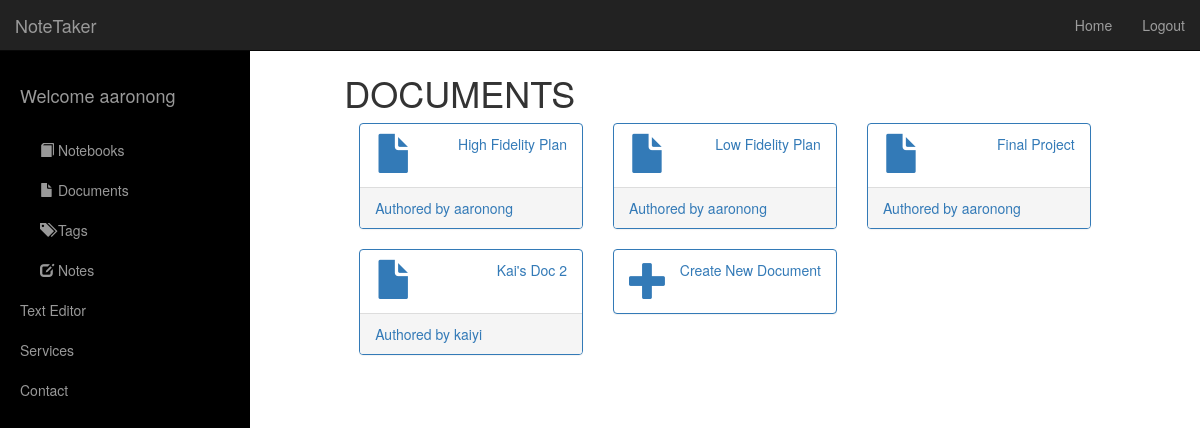
The app's page /documents/ (signed in), older data.
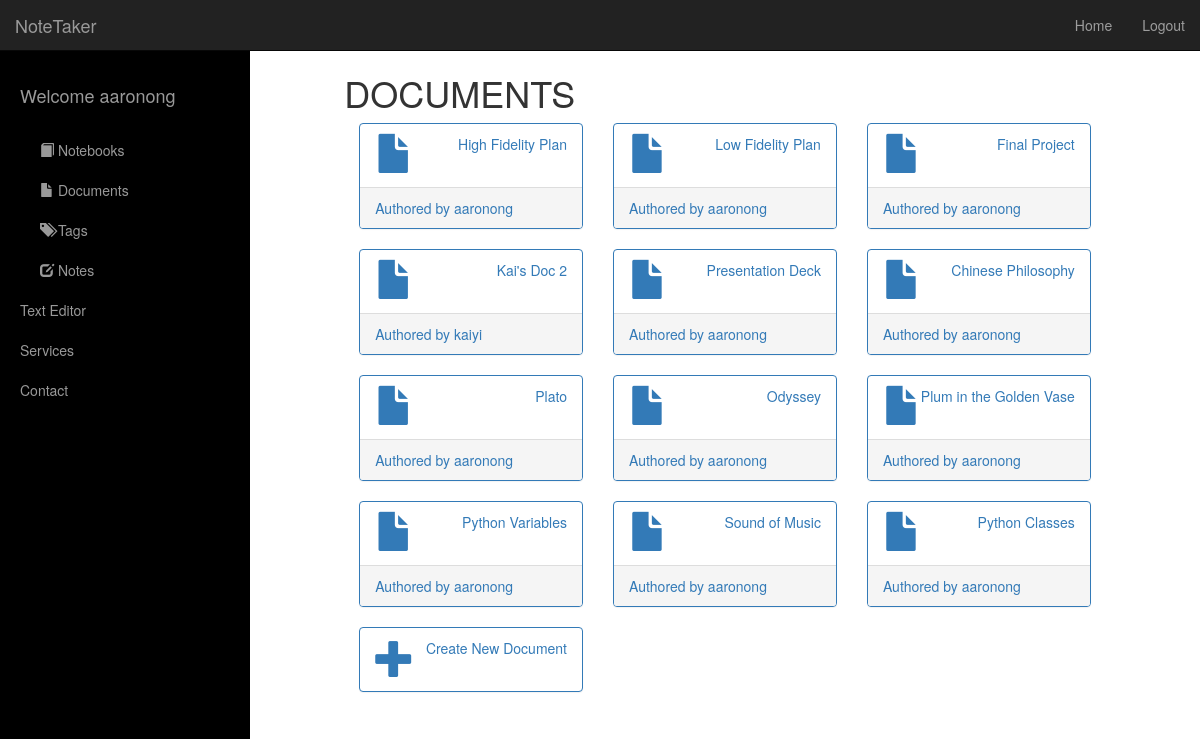
The same page, newer data.
### notetaker/models.py (models this page shows, shortened)
@python_2_unicode_compatible
class Document(models.Model):
    title = models.CharField(max_length=50)
    notebook = models.ForeignKey(Notebook) # reparented to diff notebook upon delete
    permissions = models.ManyToManyField(
        NoteUser,
        through='Authorization',
        through_fields=('document', 'user')
    )
    time_created = models.DateTimeField(blank=False, auto_now_add=True)
    time_modified = models.DateTimeField(blank=False, auto_now_add=True)

### notetaker/views.py (the view, shortened to what this page needs)
# urls.py: url(r'^documents/$', views.documents, name='documents'),
def documents(request):
    all_documents = Document.objects.filter(authorization__user=request.user)
    docs = {}
    for doc in all_documents:
        docs[doc] = NoteUser.objects.filter(authorization__document=doc, authorization__type=3)[0]
    all_notebooks = Notebook.objects.filter(owner=request.user)
    context = {
        'all_documents': docs,
        'all_notebooks': all_notebooks,
    }
    return render(request, 'documents.html', context)

### notetaker/models.py (called while the page is built)
    def __str__(self):
        return self.username

    def __str__(self):
        return self.title

### templates/documents.html (shortened to what this page needs)
{% extends 'base.html' %}
{% load staticfiles %}
{% block content %}
    <h2>Secret header</h2>
    <h1>DOCUMENTS</h1>
    {% if all_documents %}
        {% for document, owner in all_documents.items %}
            <div class="col-lg-4 col-md-6 col-sm-12 col-xs-12">
                <div class="panel panel-primary">
                    <a href="/documents/{{ document.id }}/">
                        <div class="panel-heading">
                            <div class="row">
                                <div class="col-xs-2">
                                    <i style="font-size:2.8em;" class="glyphicon glyphicon-file"></i>
                                </div>
                                <div class="col-xs-10 text-right">
                                    <div>{{ document.title }}</div>
                                </div>
                            </div>
                        </div>
                    </a>
                    <a href="/profile/{{ owner.id }}/">
                        <div class="panel-footer">
                            <span class="pull-left">Authored by {{owner}}</span>
                            <div class="clearfix"></div>
                        </div>
                    </a>
                </div>
            </div>
        {% endfor %}
    {% endif %}
    <div class="col-lg-4 col-md-6 col-sm-12 col-xs-12">
        <div class="panel panel-primary" >
            <a data-toggle="collapse" href="#collapseExample">
                <div class="panel-heading">
                    <div class="row">
                        <div class="col-xs-2">
                            <i style="font-size:2.8em; color:#337ab7;" class="glyphicon glyphicon-plus"></i>
                        </div>
                        <div class="col-xs-10 text-right">
                            <p style="color:#337ab7;">Create New Document</p>
                        </div>
                    </div>
                </div>
            </a>
        </div>
    </div>
{% endblock %}

### templates/base.html (shortened to what this page needs)
{% load staticfiles %}
<!DOCTYPE html>
<html>
	<head>
	    <link href="{% static "bootstrap/js/bootstrap.min.js" %}" rel="stylesheet">
	    <link href="{% static "bootstrap/css/bootstrap.min.css" %}" rel="stylesheet">
    	<link href="{% static "bootstrap/css/simple-sidebar.css" %}" rel="stylesheet">
	</head>
	<body>
	    <div id="wrapper">
        <div id="sidebar-wrapper">
            <ul class="sidebar-nav">
                <li class="sidebar-brand">
                    <a href="#">
                    </a>
                </li>
				<li class="sidebar-brand">
                    <a href="/">
						{% if user.is_authenticated %}
                        Welcome {{ user }}
						{% endif %}
                    </a>
                </li>
                <li>
                    <a href="/notebooks"><i style="font-size:1em;" class="glyphicon glyphicon-book"></i> Notebooks</a>
                </li>
                <li>
                    <a href="/documents"><i style="font-size:1em;" class="glyphicon glyphicon-file"></i> Documents</a>
                </li>
                <li>
                    <a href="/tags"><i style="font-size:1em;" class="glyphicon glyphicon-tags"></i> Tags</a>
                </li>
                <li>
                    <a href="/noteedit"><i style="font-size:1em;" class="glyphicon glyphicon-edit"></i> Notes</a>
                </li>
                <li>
                    <a href="/text">Text Editor</a>
                </li>
                <li>
                    <a href="#">Services</a>
                </li>
                <li>
                    <a href="#">Contact</a>
                </li>
            </ul>
        </div>
		<nav class="navbar navbar-inverse navbar-fixed-top">
	      <div class="container-fluid">
	      	 <div class="navbar-header">
		       <a href="#menu-toggle" class="navbar-brand" id="menu-toggle">NoteTaker</a>
		    </div>
	        <div id="navbar" class="navbar-collapse collapse">
	          {% if user.is_authenticated %}
	          <ul class="nav navbar-nav navbar-right">
	            <li><a href="{% url 'index' %}">Home</a></li>
	            <li><a href="{% url 'logout' %}">Logout</a></li>
	          </ul>
	          {% endif %}
	        </div>
	      </div>
	    </nav>
	    <div class="container-fluid">
      	  <div class="row">
            <div class="col-sm-8 col-sm-offset-2 col-md-10 col-md-offset-1 main">
			{% block content %}
			{% endblock %}
			</div>
      	  </div>
     	</div>
	</body>
</html>

Row changes from the older to the newer data that the page shows:
added Document: title "Presentation Deck", username "aaronong"
added Document: title "Chinese Philosophy", username "aaronong"
added Document: title "Plato", username "aaronong"
added Document: title "Odyssey", username "aaronong"
added Document: title "Plum in the Golden Vase", username "aaronong"
added Document: title "Python Variables", username "aaronong"
added Document: title "Sound of Music", username "aaronong"
added Document: title "Python Classes", username "aaronong"
